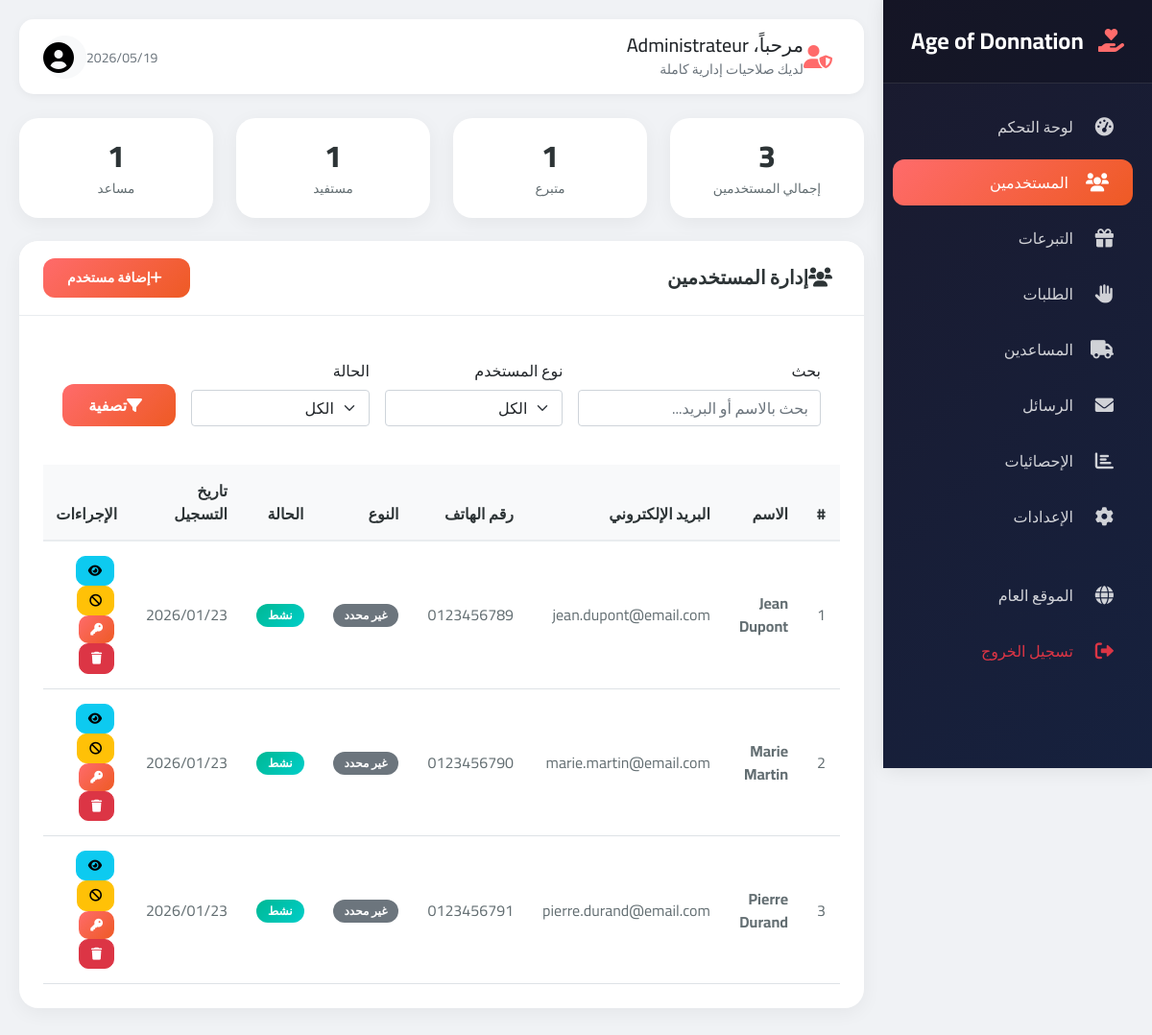
Screenshot of /admin/utilisateurs.php (signed in) with the database file from the repository.
### tables this page shows
CREATE TABLE `users` (
  `id` INT(11) NOT NULL AUTO_INCREMENT,
  `nom` VARCHAR(100) NOT NULL,
  `email` VARCHAR(255) NOT NULL,
  `password` VARCHAR(255) NOT NULL,
  `type` ENUM('donateur','beneficiaire','livreur','admin') NOT NULL,
  `telephone` VARCHAR(20) DEFAULT NULL,
  `adresse` TEXT DEFAULT NULL,
  `ville` VARCHAR(100) DEFAULT NULL,
  `status` ENUM('active','inactive','pending') DEFAULT 'active',
  `reset_token` VARCHAR(100) DEFAULT NULL,
  `reset_expires` DATETIME DEFAULT NULL,
  `created_at` TIMESTAMP NOT NULL DEFAULT CURRENT_TIMESTAMP,
  `updated_at` TIMESTAMP NOT NULL DEFAULT CURRENT_TIMESTAMP ON UPDATE CURRENT_TIMESTAMP,
  PRIMARY KEY (`id`),
  UNIQUE KEY `email` (`email`)
);

### admin/utilisateurs.php (the view, shortened to what this page needs)
<?php
require_once 'includes/admin_header.php';
$page = isset($_GET['page']) ? (int)$_GET['page'] : 1;
$limit = 15;
$offset = ($page - 1) * $limit;
$search = $_GET['search'] ?? '';
$where_conditions = ["type != 'admin'"];
$where_clause = "WHERE " . implode(" AND ", $where_conditions);
$count_query = "SELECT COUNT(*) FROM users $where_clause";
$count_stmt = $db->prepare($count_query);
$count_stmt->execute();
$total_users = $count_stmt->fetchColumn();
$query = "SELECT * FROM users $where_clause ORDER BY created_at DESC LIMIT :limit OFFSET :offset";
$stmt = $db->prepare($query);
$stmt->bindValue(':limit', $limit, PDO::PARAM_INT);
$stmt->bindValue(':offset', $offset, PDO::PARAM_INT);
$stmt->execute();
$users = $stmt->fetchAll(PDO::FETCH_ASSOC);
$type_query = "SELECT type, COUNT(*) as count FROM users WHERE type != 'admin' GROUP BY type";
$type_stmt = $db->prepare($type_query);
$type_stmt->execute();
$type_stats = $type_stmt->fetchAll(PDO::FETCH_ASSOC);
?>
<div class="row g-4 mb-4">
    <div class="col-md-3">
        <div class="stat-card text-center">
            <div class="stat-number"><?php echo $total_users; ?></div>
            <div class="stat-label">إجمالي المستخدمين</div>
        </div>
    </div>
    <?php foreach($type_stats as $stat): ?>
        <div class="col-md-3">
            <div class="stat-card text-center">
                <div class="stat-number"><?php echo $stat['count']; ?></div>
                <div class="stat-label">
                    <?php
                    $labels = ['donateur' => 'متبرع', 'beneficiaire' => 'مستفيد', 'livreur' => 'مساعد'];
                    echo $labels[$stat['type']] ?? $stat['type'];
                    ?>
                </div>
            </div>
        </div>
    <?php endforeach; ?>
</div>
<div class="card">
    <div class="card-header">
        <h5><i class="fas fa-users me-2"></i>إدارة المستخدمين</h5>
        <a href="#" class="btn btn-sm btn-primary" data-bs-toggle="modal" data-bs-target="#addUserModal">
            <i class="fas fa-plus me-1"></i>إضافة مستخدم
        </a>
    </div>
    <div class="card-body">
        <div class="filter-section">
            <form method="GET" class="row g-3">
                <div class="col-md-4">
                    <label class="form-label">بحث</label>
                    <input type="text" name="search" class="form-control" placeholder="بحث بالاسم أو البريد..." value="<?php echo htmlspecialchars($search); ?>">
                </div>
                <div class="col-md-3">
                    <label class="form-label">نوع المستخدم</label>
                    <select name="type" class="form-select">
                        <option value="">الكل</option>
                    </select>
                </div>
                <div class="col-md-3">
                    <label class="form-label">الحالة</label>
                    <select name="status" class="form-select">
                        <option value="">الكل</option>
                    </select>
                </div>
                <div class="col-md-2 d-flex align-items-end">
                    <button type="submit" class="btn btn-primary w-100">
                        <i class="fas fa-filter me-2"></i>تصفية
                    </button>
                </div>
            </form>
        </div>
        <?php if(empty($users)): ?>
            <div class="text-center py-5">
                <i class="fas fa-users fa-3x text-muted mb-3"></i>
                <h5 class="text-muted">لا يوجد مستخدمين</h5>
            </div>
        <?php else: ?>
            <div class="table-responsive">
                <table class="table table-hover">
                    <thead>
                        <tr>
                            <th>#</th>
                            <th>الاسم</th>
                            <th>البريد الإلكتروني</th>
                            <th>رقم الهاتف</th>
                            <th>النوع</th>
                            <th>الحالة</th>
                            <th>تاريخ التسجيل</th>
                            <th>الإجراءات</th>
                        </tr>
                    </thead>
                    <tbody>
                        <?php foreach($users as $index => $user): ?>
                            <tr>
                                <td><?php echo $offset + $index + 1; ?></td>
                                <td>
                                    <strong><?php echo htmlspecialchars($user['nom']); ?></strong>
                                </td>
                                <td><?php echo htmlspecialchars($user['email']); ?></td>
                                <td><?php echo htmlspecialchars($user['telephone'] ?? '—'); ?></td>
                                <td>
                                    <?php
                                    $type_badges = [
                                        'donateur' => '<span class="badge bg-primary"><i class="fas fa-hand-holding-heart me-1"></i>متبرع</span>',
                                        'beneficiaire' => '<span class="badge bg-success"><i class="fas fa-hands-helping me-1"></i>مستفيد</span>',
                                        'livreur' => '<span class="badge bg-warning"><i class="fas fa-truck me-1"></i>مساعد</span>'
                                    ];
                                    echo $type_badges[$user['type']] ?? '<span class="badge bg-secondary">غير محدد</span>';
                                    ?>
                                </td>
                                <td>
                                    <span class="badge <?php echo $user['status'] == 'active' ? 'badge-success' : 'badge-danger'; ?>">
                                        <?php echo $user['status'] == 'active' ? 'نشط' : 'غير نشط'; ?>
                                    </span>
                                </td>
                                <td><?php echo date('Y/m/d', strtotime($user['created_at'])); ?></td>
                                <td class="action-buttons">
                                    <button class="btn btn-sm btn-info" onclick="viewUser(<?php echo $user['id']; ?>)">
                                        <i class="fas fa-eye"></i>
                                    </button>
                                    <form method="POST" class="d-inline" onsubmit="return confirmAction('هل أنت متأكد من تغيير حالة هذا المستخدم؟')">
                                        <button type="submit" class="btn btn-sm <?php echo $user['status'] == 'active' ? 'btn-warning' : 'btn-success'; ?>">
                                            <i class="fas <?php echo $user['status'] == 'active' ? 'fa-ban' : 'fa-check'; ?>"></i>
                                        </button>
                                    </form>
                                    <button class="btn btn-sm btn-primary" onclick="resetPassword(<?php echo $user['id']; ?>, '<?php echo htmlspecialchars($user['nom']); ?>')">
                                        <i class="fas fa-key"></i>
                                    </button>
                                    <form method="POST" class="d-inline" onsubmit="return confirmAction('هل أنت متأكد من حذف هذا المستخدم؟')">
                                        <button type="submit" class="btn btn-sm btn-danger">
                                            <i class="fas fa-trash"></i>
                                        </button>
                                    </form>
                                </td>
                            </tr>
                        <?php endforeach; ?>
                    </tbody>
                </table>
            </div>
        <?php endif; ?>
    </div>
</div>
<?php require_once 'includes/admin_footer.php'; ?>

### admin/includes/admin_header.php (style rules this page uses)
* { font-family: 'Cairo', 'Segoe UI', sans-serif; }
body { background-color: #f0f2f5; }
.stat-card { background: white; border-radius: 20px; padding: 20px; box-shadow: 0 5px 20px rgba(0,0,0,0.05); transition: all 0.3s; border: none; position: relative; overflow: hidden; }
.stat-card::before { content: ''; position: absolute; top: 0; left: 0; right: 0; height: 4px; background: linear-gradient(90deg, var(--primary), var(--secondary)); }
.stat-number { font-size: 2rem; font-weight: 800; color: #2d3436; line-height: 1.2; }
.stat-label { color: #636e72; font-size: 0.85rem; margin-top: 5px; font-weight: 500; }
.card { border: none; border-radius: 20px; box-shadow: 0 5px 20px rgba(0,0,0,0.05); margin-bottom: 25px; background: white; }
.card-header { background: white; border-bottom: 1px solid #e9ecef; padding: 18px 25px; border-radius: 20px 20px 0 0 !important; font-weight: 700; display: flex; justify-content: space-between; align-items: center; }
.card-header h5 { margin: 0; font-weight: 700; color: #2d3436; }
.card-body { padding: 25px; }
.btn-primary { background: linear-gradient(135deg, #ff6b6b, #ee5a24); border: none; padding: 10px 25px; border-radius: 12px; font-weight: 600; transition: all 0.3s; }
.badge { padding: 6px 12px; border-radius: 25px; font-size: 0.75rem; font-weight: 600; }
.badge-success { background: linear-gradient(135deg, #00b894, #00cec9); }
.table { margin-bottom: 0; }
.table thead th { background: #f8f9fa; border-bottom: 2px solid #e9ecef; color: #2d3436; font-weight: 700; padding: 15px; }
.table tbody td { padding: 15px; vertical-align: middle; color: #636e72; }
.action-buttons .btn { margin: 0 3px; padding: 5px 12px; font-size: 0.8rem; border-radius: 10px; }
.filter-section { background: white; border-radius: 15px; padding: 20px; margin-bottom: 20px; }

### rows the page displays
users: index "1", nom "Jean Dupont", email "jean.dupont@email.com", telephone "0123456789", type "غير محدد", status "نشط", created_at "2026/01/23"
users: index "2", nom "Marie Martin", email "marie.martin@email.com", telephone "0123456790", type "غير محدد", status "نشط", created_at "2026/01/23"
users: index "3", nom "Pierre Durand", email "pierre.durand@email.com", telephone "0123456791", type "غير محدد", status "نشط", created_at "2026/01/23"

### other values shown
$_SESSION['user_nom'] "Administrateur"
$total_users "3"
$stat['count'] "1"
$labels[$stat['type']] "متبرع"
$labels[$stat['type']] "مستفيد"
$labels[$stat['type']] "مساعد"
